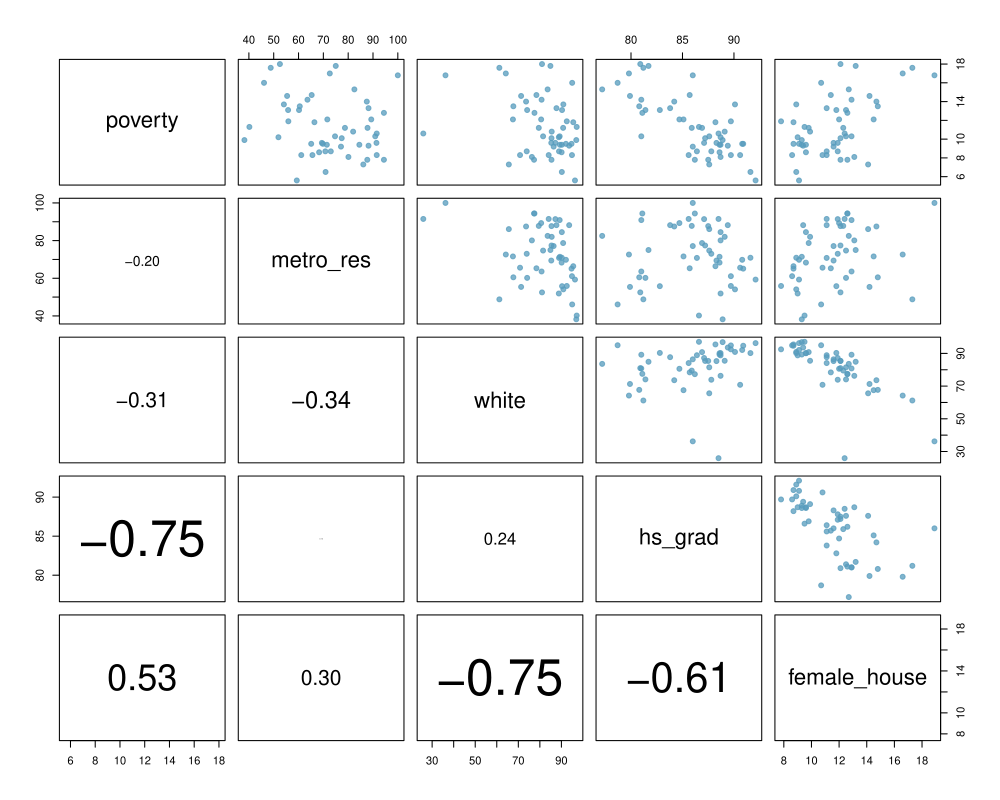

Write R code to recreate this figure.
poverty = read.table("poverty.txt", h = T, sep = "\t")

library(openintro)
data(COL)

# rename columns

names(poverty) = c("state", "metro_res", "white", "hs_grad", "poverty", "female_house")

# reorder columns

poverty = poverty[,c(1,5,2,3,4,6)]

# pairs plot

panel.cor <- function(x, y, digits=2, prefix="", cex.cor, ...){
	usr <- par("usr"); on.exit(par(usr))
	par(usr = c(0, 1, 0, 1))
	r <- abs(cor(x, y))
	rreal = cor(x, y)
	txtreal <- format(c(rreal, 0.123456789), digits=digits)[1]
	txt <- format(c(r, 0.123456789), digits=digits)[1]
	if(missing(cex.cor)) cex.cor <- 0.8/strwidth(txt)
	text(0.5, 0.5, txtreal, cex = cex.cor * r)
}

pdf("poverty.pdf", 10, 8)

pairs(poverty[,c(2:6)], lower.panel = panel.cor, pch = 19, col = COL[1,2])

dev.off()

# poverty vs. female_house

pov_slr = lm(poverty ~ female_house, data = poverty)

xtable(summary(pov_slr), digits = 2)

pdf("poverty_female_house.pdf", height = 4.3, width = 5.5)
par(mar=c(4,4,1,1), las=1, mgp=c(2.5,0.7,0), cex.lab = 1.5, cex.axis = 1.5)
plot(poverty$poverty ~ poverty$female_house, ylab = "% in poverty", xlab = "% female householder", pch=19, col=COL[1,2])
abline(pov_slr, col = COL[4], lwd = 3)
dev.off()

cor(poverty$poverty, poverty$female_house)

# anova

pov_slr = lm(poverty ~ female_house, data = poverty)
anova(pov_slr)
xtable(anova(pov_slr), digits = 2)


# poverty vs. female_house and hs_grad

pov_mlr = lm(poverty ~ female_house + white, data = poverty)

xtable(summary(pov_mlr), digits = 2)

xtable(anova(pov_mlr), difits = 2)





# hs_grad vs. white

m6 = lm(hs_grad ~ white, data = poverty)
summary(m6)

# junk model: hs_grad vs. white + metro_res

m7<- lm(hs_grad ~ white + metro_res, data = poverty)
summary(m7)
